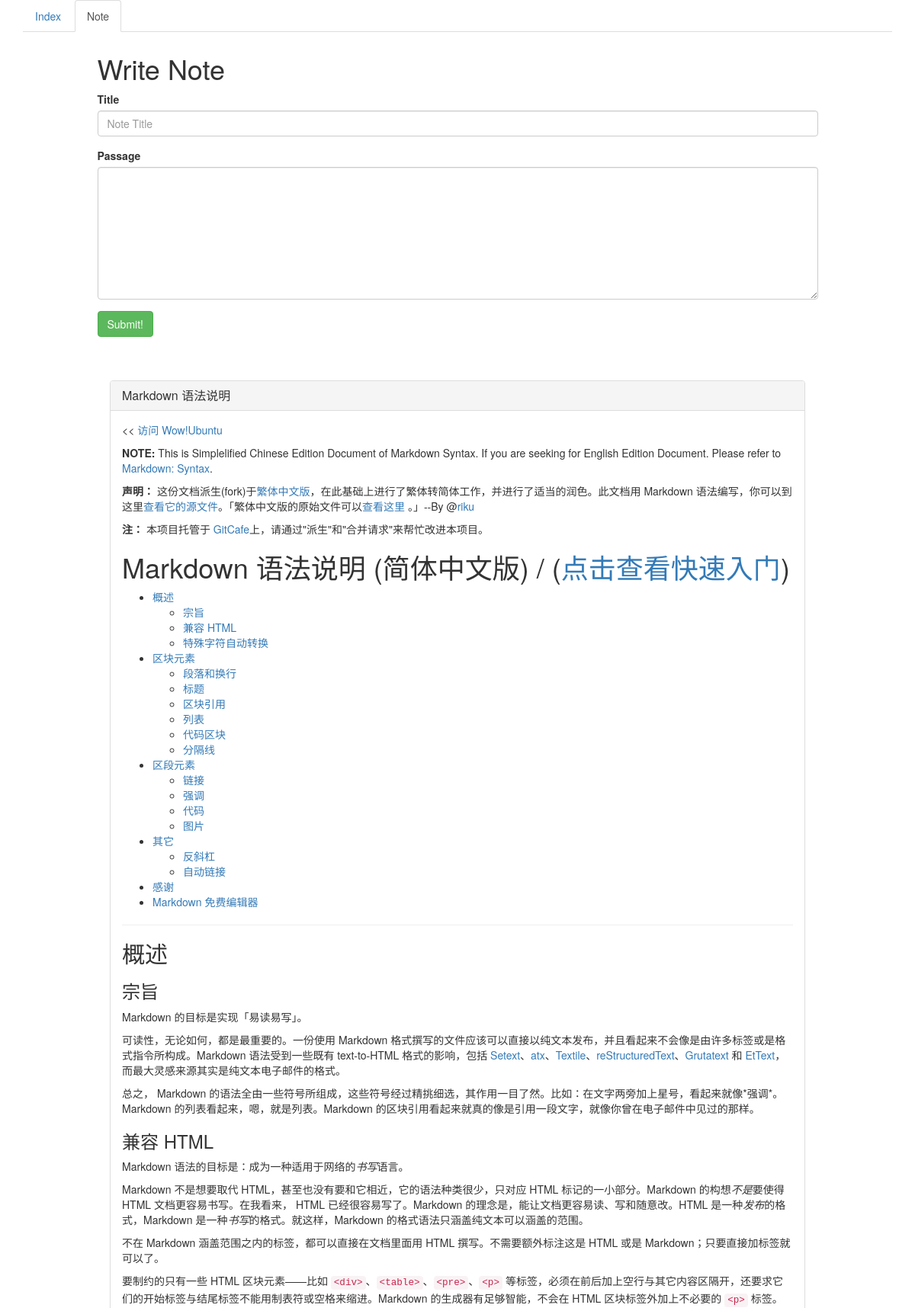
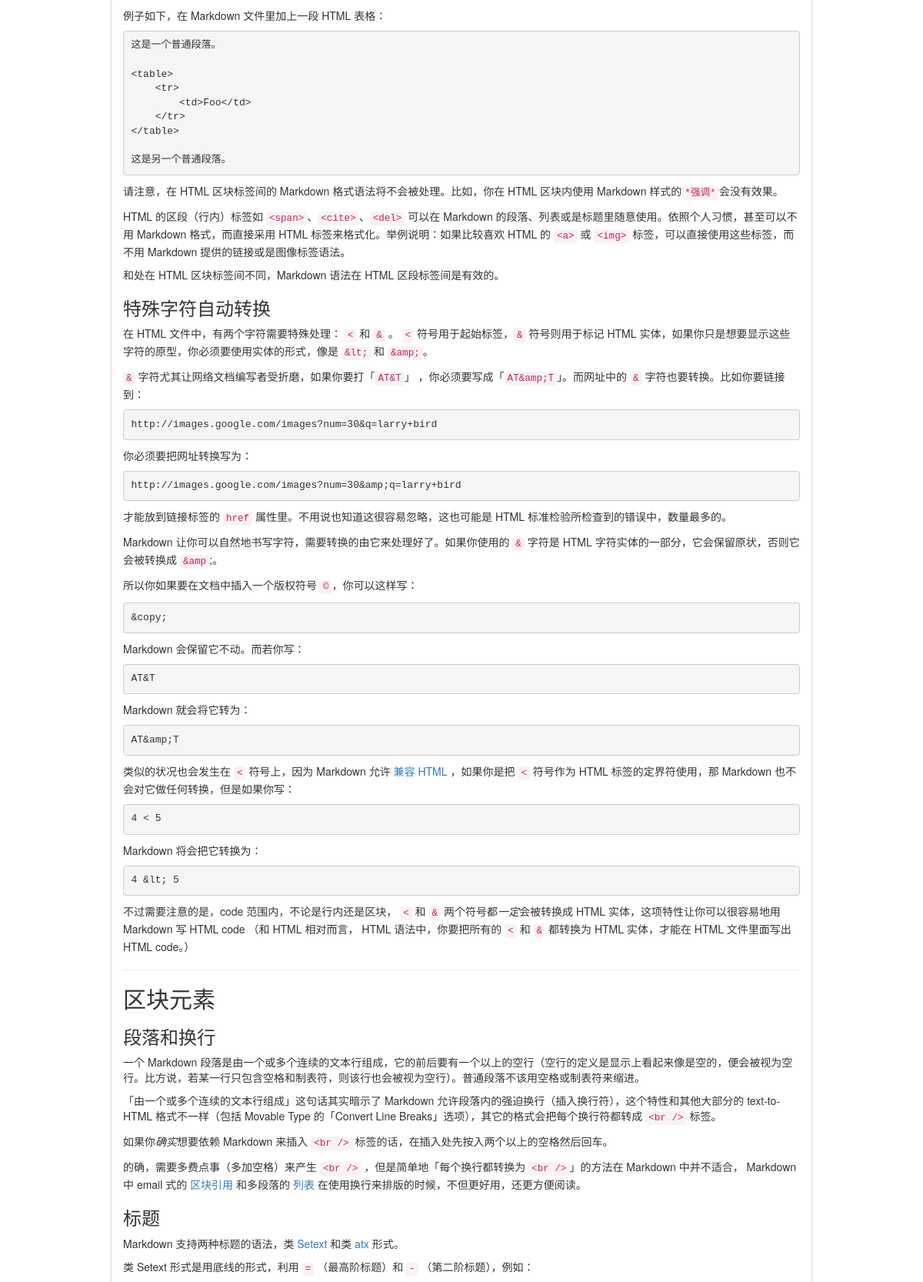
/note (upper part), run on the app's committed database (2 pictures, top to bottom).
### tables this page shows
CREATE TABLE Notes(
note_title nvarchar(120) not null,
note_passage nvarchar(12000) not null);

### StudyNote.py (the view, shortened to what this page needs)
@app.route('/note', methods=['GET', 'POST'])
def note():
    global notes
    notes = get_note()
    return render_template('note.html', notes=reversed(notes))

### StudyNote.py (called while the page is built)
def get_note():
    new_notes = []
    cur = g.db.execute('SELECT * FROM Notes')
    for row in cur.fetchall():
        new_notes.append(Note(row[0], row[1]))
    return new_notes

def connect_db():
    return sqlite3.connect(DATABASE)

@app.before_request
def before_request():
    g.db = connect_db()

@app.teardown_request
def teardown_request(exception):
    if hasattr(g, 'db'):
        g.db.close()

### templates/note.html (shortened to what this page needs)
<!DOCTYPE html>
<html lang="en">
    <head>
        <link rel="stylesheet" href="https://cdn.bootcss.com/bootstrap/3.3.7/css/bootstrap.min.css">
    </head>
    <body>
        <div class="container">
            <ul class="nav nav-tabs">
                <li role="presentation">
                    <a href="/">Index</a>
                </li>
                <li role="presentation" class="active">
                    <a href="/note">Note</a>
                </li>
            </ul>
            <div class="row">
                <div class="col-sm-offset-1 col-sm-10 col-xs-offset-2 col-xs-8">
                    <div id="write" style="margin-top: 3%;">
                        <h1>Write Note</h1>
                        <form action="" method="post">
                            <div class="form-group">
                                <label for="title">Title</label>
                                <input name="title" type="text" class="form-control" placeholder="Note Title">
                            </div>
                            <div class="form-group">
                                <label for="passage">Passage</label>
                                <textarea name="passage" class="form-control" rows="8"></textarea>
                            </div>
                            <div style="margin-top: 0.2%">
                                <button type="submit" class="btn btn-success">Submit!</button>
                            </div>
                        </form>
                    </div>
                </div>
            </div>
            <div id="note" style="margin-top: 5%; border-top: azure; margin-left: 10%; margin-right: 10%;">
                {% for note in notes %}
                    <div class="panel panel-default">
                        <div class="panel-heading">
                            <h3 class="panel-title">
                                {{ note.title }}
                            </h3>
                        </div>
                        <div class="panel-body">
                            {{ note.passage|safe }}
                        </div>
                    </div>
                {% endfor %}
            </div>
        </div>
    </body>
</html>

### data on the page
Notes: title "Markdown 语法说明", passage "<< 访问 Wow!Ubuntu NOTE: This is Simplelified Chinese Edition Document of Markdown Syntax. If you are seeking for English Edition Document. Please refer to Markdown: Syntax . 声明： 这份文档派生(fork)于 繁体中文版 ，在此基础上进行了繁体转简体工作，并进行了适当的润色。此文档用 Markdown 语法编写，你可以到这里 查看它的源文件 。「繁体中文版的原始文件可以 查看这里 。」--By @ riku 注： 本项目托管于 GitCafe 上，请通过\"派生\"和\"合并请求\"来帮忙改进本项目。 Markdown 语法说明 (简体中文版) / ( 点击查看快速入门 ) 概述 宗旨 兼容 HTML 特殊字符自动转换 区块元素 段落和换行 标题 区块引用 列表 代码区块 分隔线 区段元素 链接 强调 代码 图片 其它 反斜杠 自动链接 感谢 Markdown 免费编辑器 概述 宗旨 Markdown 的目标是实现「易读易写」。 可读性，无论如何，都是最重要的。一份使用 Markdown 格式撰写的文件应该可以直接以纯文本发布，并且看起来不会像是由许多标签或是格式指令所构成。Markdown 语法受到一些既有 text-to-HTML 格式的影响，包括 Setext 、 atx 、 Textile 、 reStructuredText 、 Grutatext 和 EtText…"
